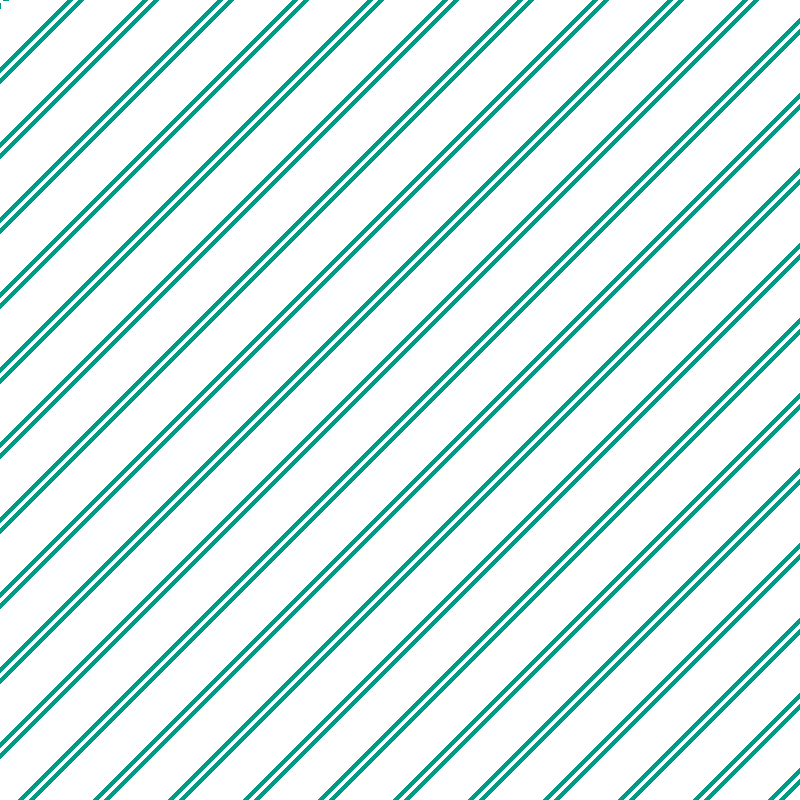
Frame 1 (no input)
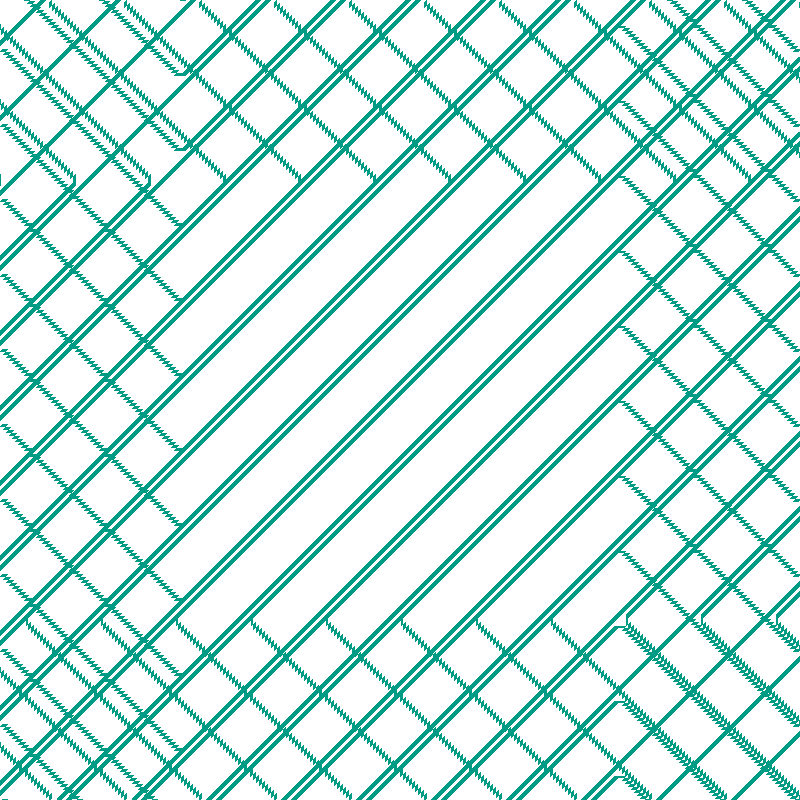
Frame 60 (the mouse pressed at the canvas centre just before this capture)
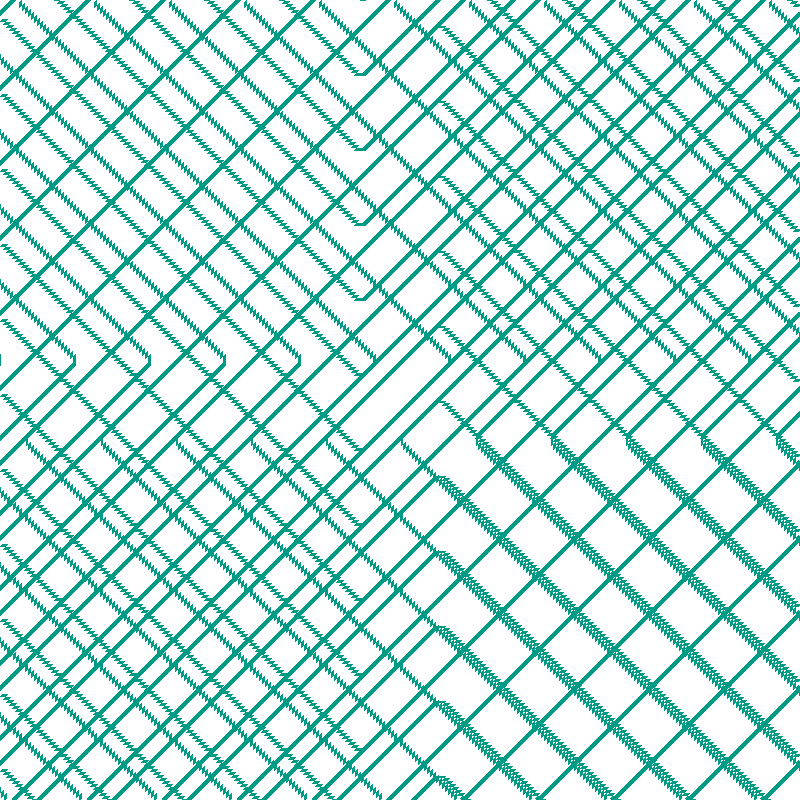
Frame 120 (the mouse held since frame 60 and released just before this capture)

The Processing sketch that drew these frames (run headless with seeded random() and noise(); from frame 60 on, the mouse is pressed at the canvas centre):

// Processing sketch: proccessingfun
// ── proccessingfun.pde
int positionOfDot;
ArrayList<Dot> fallingDots;

class Dot{
  int x, y, speed;
  int[] direction = new int[2];
  int[] colour = new int[3];
  
 Dot(int _x, int _y, int _directionX, int _directionY, int _speed, int[] rgb){
   x = _x;
   y = _y;
   direction[0] = _directionX;
   direction[1] = _directionY;
   speed = _speed;
   colour = rgb;
 }
 
 void update(){
  stroke(colour[0], colour[1], colour[2]);
  println(colour);
  line(x, y, x+ (direction[0] * 5), y+ (direction[1] * 5)); 
 }
 
 void move(){
   
   x = x + (direction[0] * speed);
   y = y + (direction[1] * speed);
   
 }
 
 boolean delete(){
   
   if(x > width || x < 0 || y > height || y < 0){
     
     if(direction[0] == 1 && direction[1] == 1){
       fallingDots.add(new Dot(x, y, -1, -1, speed, colour));
       
     } else if(direction[0] == 0 && direction[1] == 1) {
       fallingDots.add(new Dot(x, y, 0, -1, speed, colour));
       
     } else if(direction[0] == -1 && direction[1] == 1) {
       fallingDots.add(new Dot(x, y, 1, -1, speed, colour));
       
     } else if(direction[0] == 1 && direction[1] == -1) {
       fallingDots.add(new Dot(x, y, -1, 1, speed, colour));
       
     } else if(direction[0] == 1 && direction[1] == 0) {
       fallingDots.add(new Dot(x, y, -1, 0, speed, colour));
       
     } else if(direction[0] == -1 && direction[1] == -1) {
       fallingDots.add(new Dot(x, y, 1, 1, speed, colour));
     } else if(direction[0] == -1 && direction[1] == 0) {
       fallingDots.add(new Dot(x, y, 1, 0, speed, colour));
     } else if(direction[0] == 0 && direction[1] == -1) {
       fallingDots.add(new Dot(x, y, 0, 1, speed, colour));
     }
     
     return true;
   }
   else{
     return false;
   }
 }
  
}

void createDot(){
  int offset = 0;
  int[] rgb = new int[3];
  for(int x = 0; x < width; x++){
    for(int y = 0; y < height; y++){
      
      if((y + offset) % 75 == 0){
        rgb[0] = 0;
        rgb[1] = (int)random(0, 200);
        rgb[2] = (int)random(255);
        println(rgb);
        
        fallingDots.add(new Dot(x, y, -1, 0, 3, rgb));
        fallingDots.add(new Dot(y, x, 0, -1, 3, rgb));
        fallingDots.add(new Dot(x, y, 1, 0, 3, rgb));
        fallingDots.add(new Dot(y, x, 0, 1, 3, rgb));
      }
    }
    
    offset++;
  }
}

void deleteDots(){
   for(int i = fallingDots.size() - 1; i > 0; i--){
     Dot obj = fallingDots.get(i);
     if(obj.delete()){
       fallingDots.remove(obj);
     }
  }
}

void updateDotList(){
  
  for(int i = 0; i < fallingDots.size(); i++){
    Dot obj = fallingDots.get(i);
    obj.move();
    obj.update();
  }
  deleteDots();
  
}


void setup(){
  size(800, 800);
  
  fallingDots = new ArrayList<Dot>();
  noSmooth();
  positionOfDot = 1;
  createDot();
}

void draw(){
  background(255);
  
  
  updateDotList();

}
